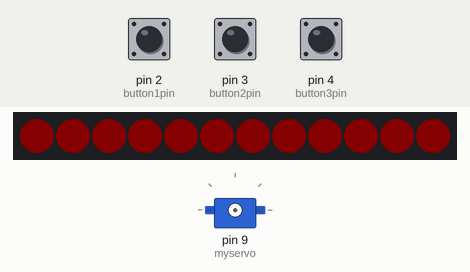
Simulated run of this sketch. Board: Arduino Uno, built with avr-gcc and run on an emulated ATmega328P. Parts: 12 RGB LEDs in strip order, left to right, servo. The test bench sets the inputs (shaded band); at power-on: pin 3 (button2pin) LOW, pin 4 (button3pin) LOW, pin 2 (button1pin) LOW. Dim RGB values are drawn brighter than linear.

Above: at 1.8 s.
1.9 s: pin 3 (button2pin) pulled HIGH for 0.15 s
At 3.4 s:
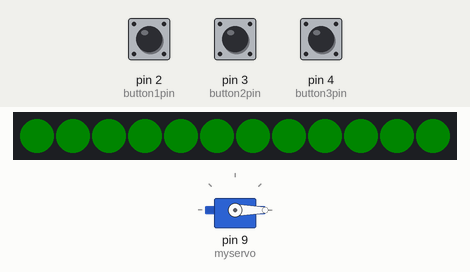
3.7 s: pin 4 (button3pin) pulled HIGH for 0.15 s
At 4.8 s:
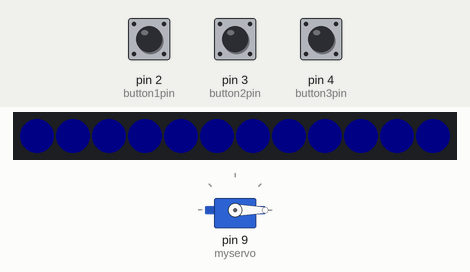
5.5 s: pin 2 (button1pin) pulled HIGH for 0.15 s
At 6.21 s:
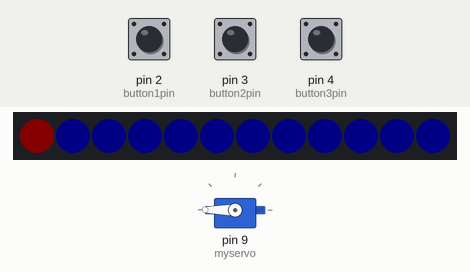
7.8 s: pin 4 (button3pin) pulled HIGH for 1 s
At 8.51 s:
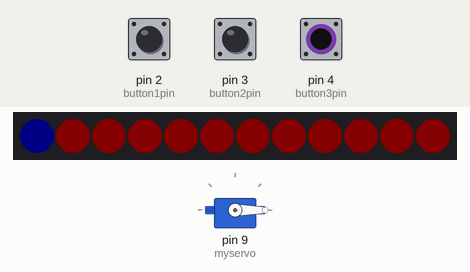
10.3 s: pin 3 (button2pin) pulled HIGH for 1 s
At 10.51 s:
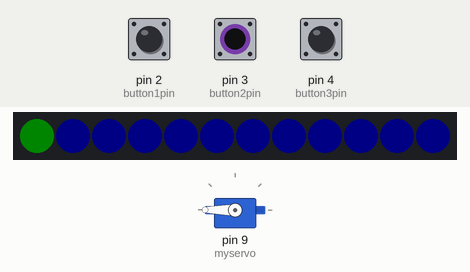
12.8 s: pin 2 (button1pin) pulled HIGH for 1 s
At 13.01 s:
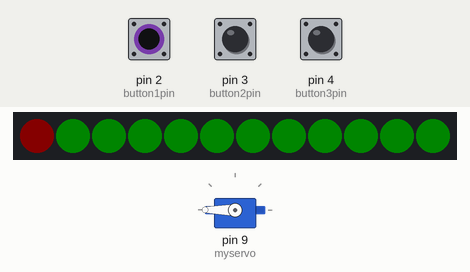
Timing chart, 0 to 15.8 s (numbered marks = the images above; inputs shaded):
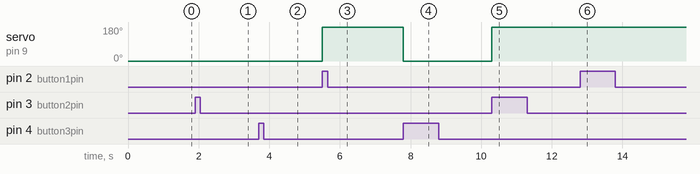

Measured:
- after the input at 1.9 s, the LEDs: first change after 0.20 s (image 1 shows a later state)
- after the input at 3.7 s, the LEDs: first change after 0.20 s (image 2 shows a later state)
- after the input at 5.5 s, servo on pin 9 (myservo): 0° → 180° at once; the LEDs: change after 0.70 s (image 3)
- after the input at 7.8 s, servo on pin 9 (myservo): 180° → 0° at once; the LEDs: change after 0.70 s (image 4)
- after the input at 10.3 s, servo on pin 9 (myservo): 0° → 180° at once; the LEDs: change after 0.20 s (image 5)
- after the input at 12.8 s, the LEDs: change after 0.20 s (image 6)

The sketch:

servo-buttons-yes-neopixel.ino
```cpp
#include <Servo.h>
#include <Adafruit_NeoPixel.h>

Servo myservo;

#define PIN 6
Adafruit_NeoPixel strip = Adafruit_NeoPixel(12, PIN, NEO_GRB + NEO_KHZ800);

const int button1pin = 2; //number of button pins
const int button2pin = 3;
const int button3pin = 4;

int buttonState1 = 0; //initialize button states
int buttonState2 = 0;
int buttonState3 = 0;

int pos=1; //initializing position variable

void setup() {
  pinMode(button1pin, INPUT);
  pinMode(button2pin, INPUT);
  pinMode(button3pin, INPUT);

  strip.begin();
  strip.show(); // Initialize all pixels to 'off'
  strip.setBrightness(8);
  colorWipe(strip.Color(255, 0, 0), 50);//red
}

void loop() {
  buttonState1=digitalRead(button1pin); //read button states
  buttonState2=digitalRead(button2pin);
  buttonState3=digitalRead(button3pin);

  if(buttonState1 == HIGH)
  {
    if (pos==1){
    }
    else if(pos==2)
    {
      myservo.attach(9);
      myservo.write(180);
      delay(200);
      myservo.detach();
    }
    else if(pos==3)
    {
      myservo.attach(9);
      myservo.write(180);
      delay(700);
      myservo.detach();
    }
    pos=1;
    colorWipe(strip.Color(255, 0, 0), 50); // Red
  }
  else if(buttonState2 == HIGH)
  {
    if(pos==1){
      myservo.attach(9);
      myservo.write(0);
      delay(200);
      myservo.detach();
    }else if(pos==2){
    }
    else if(pos==3){
      myservo.attach(9);
      myservo.write(180);
      delay(200);
      myservo.detach();
    }
    pos=2;
    colorWipe(strip.Color(0, 255, 0), 50); // Green
    }
  else if(buttonState3 == HIGH)
  {
    if(pos==1){
      myservo.attach(9);
      myservo.write(0);
      delay(700);
      myservo.detach();
    }else if(pos==2){
      myservo.attach(9);
      myservo.write(0);
      delay(200);
      myservo.detach();
    }else if(pos==3){
    }
    pos=3;
    colorWipe(strip.Color(0, 0, 255), 50); // Blue
    }
}

// Fill the dots one after the other with a color
void colorWipe(uint32_t c, uint8_t wait) {
  for(uint16_t i=0; i<strip.numPixels(); i++) {
      strip.setPixelColor(i, c);
      strip.show();
      delay(wait);
  }
}
```
